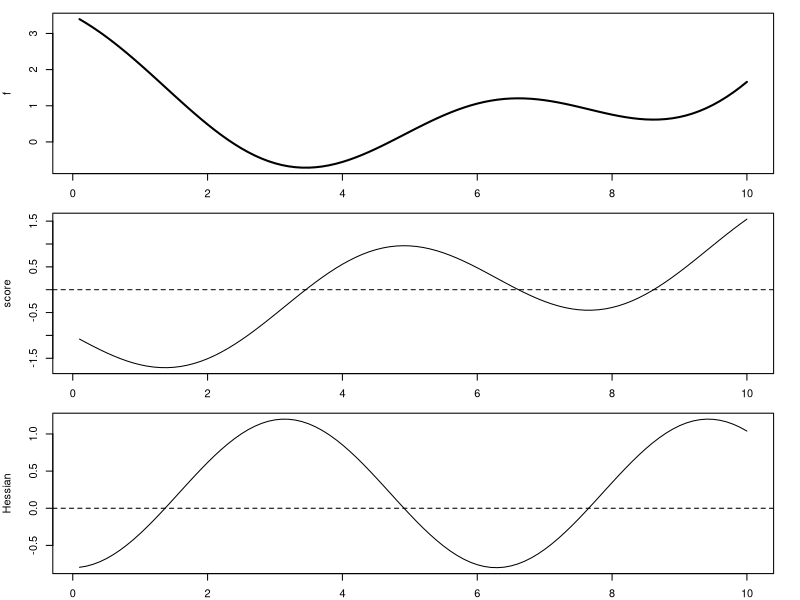
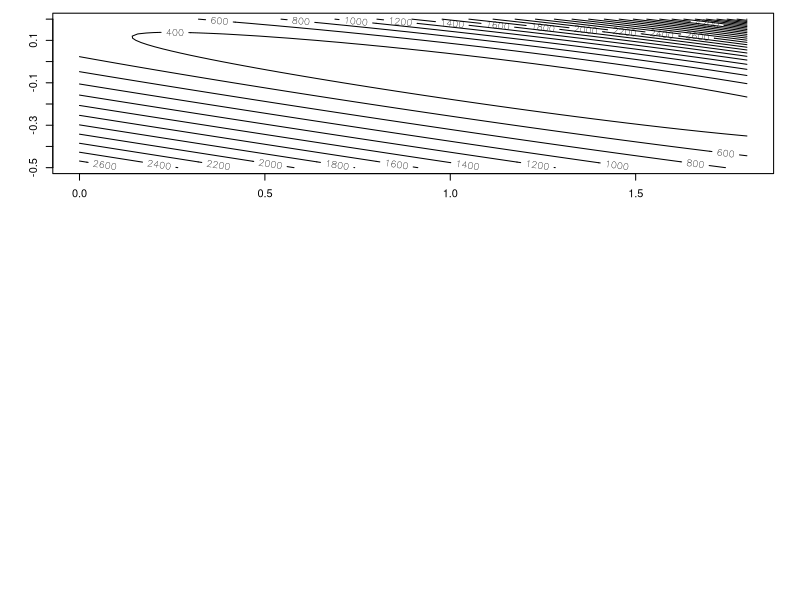
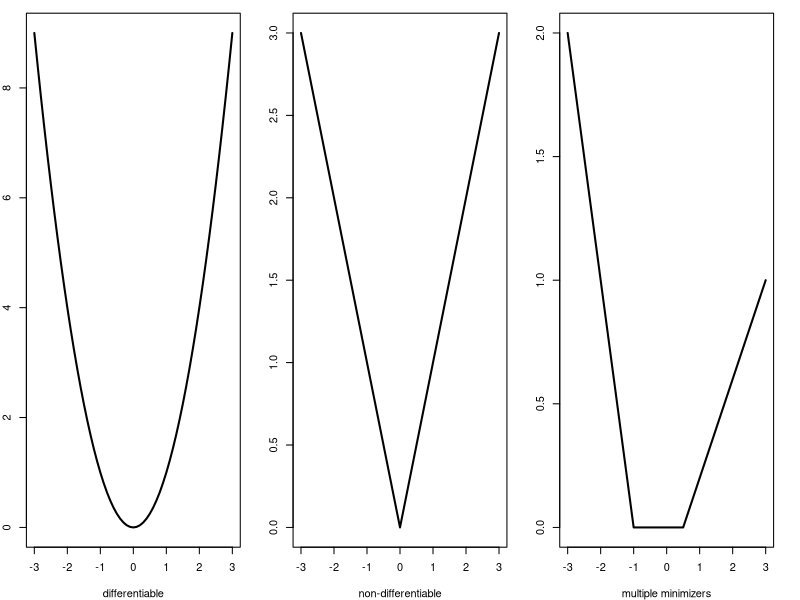

These charts were generated, in order, by the following R code:
## ---- chunk 1
library(magrittr)
## ---- chunk 2
f <- function(x) 0.1 * (x - 5)^2 + cos(x) # criterion
s <- function(x) 0.2 * (x - 5) - sin(x) # gradient
h <- function(x) 0.2 - cos(x) # Hessian

# plot
par(mfrow = c(3, 1))
par(mar = c(2, 4, 1, 2))

x_base <- seq(0.1, 10, by = 0.1)
plot(y = f(x_base), x = x_base, type = "l", lwd = 2, ylab = "f")
plot(y = s(x_base), x = x_base, type = "l", ylab = "score")
abline(h = 0, lty = 2)
plot(y = h(x_base), x = x_base, type = "l", ylab = "Hessian")
abline(h = 0, lty = 2)
## ---- chunk 3
# Newton's method
Newton <- function(x) {
  x - s(x) / h(x)
} # update formula

x_init <- 6 # can experiment with various initial values

gap <- 1
epsilon <- 0.0001 # tolerance
while (gap > epsilon) {
  x_new <- Newton(x_init) %>% print()
  gap <- abs(x_init - x_new)
  x_init <- x_new
}
## ---- chunk 4
# Poisson likelihood
poisson.loglik <- function(b) {
  b <- as.matrix(b)
  lambda <- exp(X %*% b)
  ell <- -sum(-lambda + y * log(lambda))
  return(ell)
}
## ---- chunk 5
# implement both BFGS and Nelder-Mead for comparison.

library(AER)

## prepare the data
data("RecreationDemand")
y <- RecreationDemand$trips
X <- with(RecreationDemand, cbind(1, income))

## estimation
b.init <- c(0, 1) # initial value
b.hat <- optimx::optimx(b.init, poisson.loglik,
  method = c("BFGS", "Nelder-Mead"),
  control = list(
    reltol = 1e-7,
    abstol = 1e-7
  )
)
print(b.hat)
## ---- chunk 6
x.grid <- seq(0, 1.8, 0.02)
x.length <- length(x.grid)
y.grid <- seq(-.5, .2, 0.01)
y.length <- length(y.grid)

z.contour <- matrix(0, nrow = x.length, ncol = y.length)

for (i in 1:x.length) {
  for (j in 1:y.length) {
    z.contour[i, j] <- poisson.loglik(c(x.grid[i], y.grid[j]))
  }
}

contour(x.grid, y.grid, z.contour, 20)
## ---- chunk 7

## optimization with NLoptr

opts <- list(
  "algorithm" = "NLOPT_LN_NELDERMEAD",
  "xtol_rel" = 1.0e-7,
  maxeval = 500
)

res_NM <- nloptr::nloptr(
  x0 = b.init,
  eval_f = poisson.loglik,
  opts = opts
)
print(res_NM)

# "SLSQP" is indeed the BFGS algorithm in NLopt,
# though "BFGS" doesn't appear in the name
opts <- list("algorithm" = "NLOPT_LD_SLSQP", "xtol_rel" = 1.0e-7)
## ---- chunk 8
poisson.loglik.grad <- function(b) {
  b <- as.matrix(b)
  lambda <- exp(X %*% b)
  ell <- -colSums(-as.vector(lambda) * X + y * X)
  return(ell)
}
## ---- chunk 9
# check the numerical gradient and the analytical gradient
b <- c(0, .5)
numDeriv::grad(poisson.loglik, b)
poisson.loglik.grad(b)
## ---- chunk 10
res_BFGS <- nloptr::nloptr(
  x0 = b.init,
  eval_f = poisson.loglik,
  eval_grad_f = poisson.loglik.grad,
  opts = opts
)
print(res_BFGS)
## ---- chunk 11
f1 <- function(x) x^2
f2 <- function(x) abs(x)
f3 <- function(x) (-x - 1) * (x <= -1) + (0.4 * x - .2) * (x >= .5)

par(mfrow = c(1, 3))
par(mar = c(4, 2, 1, 2))

x_base <- seq(-3, 3, by = 0.1)
plot(y = f1(x_base), x = x_base, type = "l", lwd = 2, xlab = "differentiable")
plot(y = f2(x_base), x = x_base, type = "l", lwd = 2, xlab = "non-differentiable")
plot(y = f3(x_base), x = x_base, type = "l", lwd = 2, xlab = "multiple minimizers")
## ---- chunk 12
innerloop <- function(b, y, X, Z, tau) {
  n <- nrow(Z)
  m <- ncol(Z)

  # Generate moment condition
  H <- MomentMatrix(y, X, Z, b)

  # Initialize the mosek problem
  Prob <- list(sense = "max")

  # Prob$dparam$intpnt_nl_tol_rel_gap <- 1e-5;
  Prob$dparam <- list(INTPNT_CO_TOL_REL_GAP = 1e-5)

  # Linear coefficients of the objective
  Prob$c <- c(rep(0, n), rep(1, n), rep(0, n))

  # Linear constraints
  H_tilde <- Matrix(rbind(rep(1, n), H), sparse = TRUE)
  A <-
    rbind(
      cbind(H_tilde, Matrix(0, m + 1, 2 * n, sparse = TRUE)),
      cbind(Matrix(0, n, 2 * n, sparse = TRUE), Diagonal(n))
    )
  Prob$A <- A
  Prob$bc <-
    rbind(c(1, rep(-tau, m), rep(1, n)), c(1, rep(tau, m), rep(1, n)))
  Prob$bx <- rbind(
    c(rep(0, n), rep(-Inf, n), rep(1, n)),
    c(rep(1, n), rep(0, n), rep(1, n))
  )

  # Exponential Cones
  NUMCONES <- n
  Prob$cones <- matrix(list(), nrow = 2, ncol = NUMCONES)
  rownames(Prob$cones) <- c("type", "sub")
  for (i in 1:n) {
    Prob$cones[, i] <- list("PEXP", c(i, 2 * n + i, n + i))
  }

  # Invoke Mosek
  mosek.out <- mosek(Prob, opts = list(verbose = 0, soldetail = 1))

  if (mosek.out$sol$itr$solsta == "OPTIMAL") {
    # Since the default of NLOPTR is to do minimization, need to set it as negative
    return(-mosek.out$sol$itr$pobjval)
  } else {
    warning("WARNING: Inner loop not optimized")
    return(Inf)
  }
}
## ---- chunk 13
innerloop.cvxr <- function(b, y = NULL, X = NULL, Z = NULL, tau = NULL) {
  n <- nrow(Z)
  m <- ncol(Z)

  H <- MomentMatrix(y, X, Z, b)

  p <- Variable(n)
  constr <- list(
    sum(p) == 1,
    p >= 0,
    p <= 1,
    H %*% p >= -tau,
    H %*% p <= tau
  )

  obj <- sum(log(p))
  obj <- Maximize(obj)

  Prob <- Problem(obj, constr)
  cvxr.out <- solve(Prob)

  if (cvxr.out$status == "optimal") {
    return(-cvxr.out$value)
  } else {
    warning("WARNING: Inner loop not optimized")
    return(Inf)
  }
}
